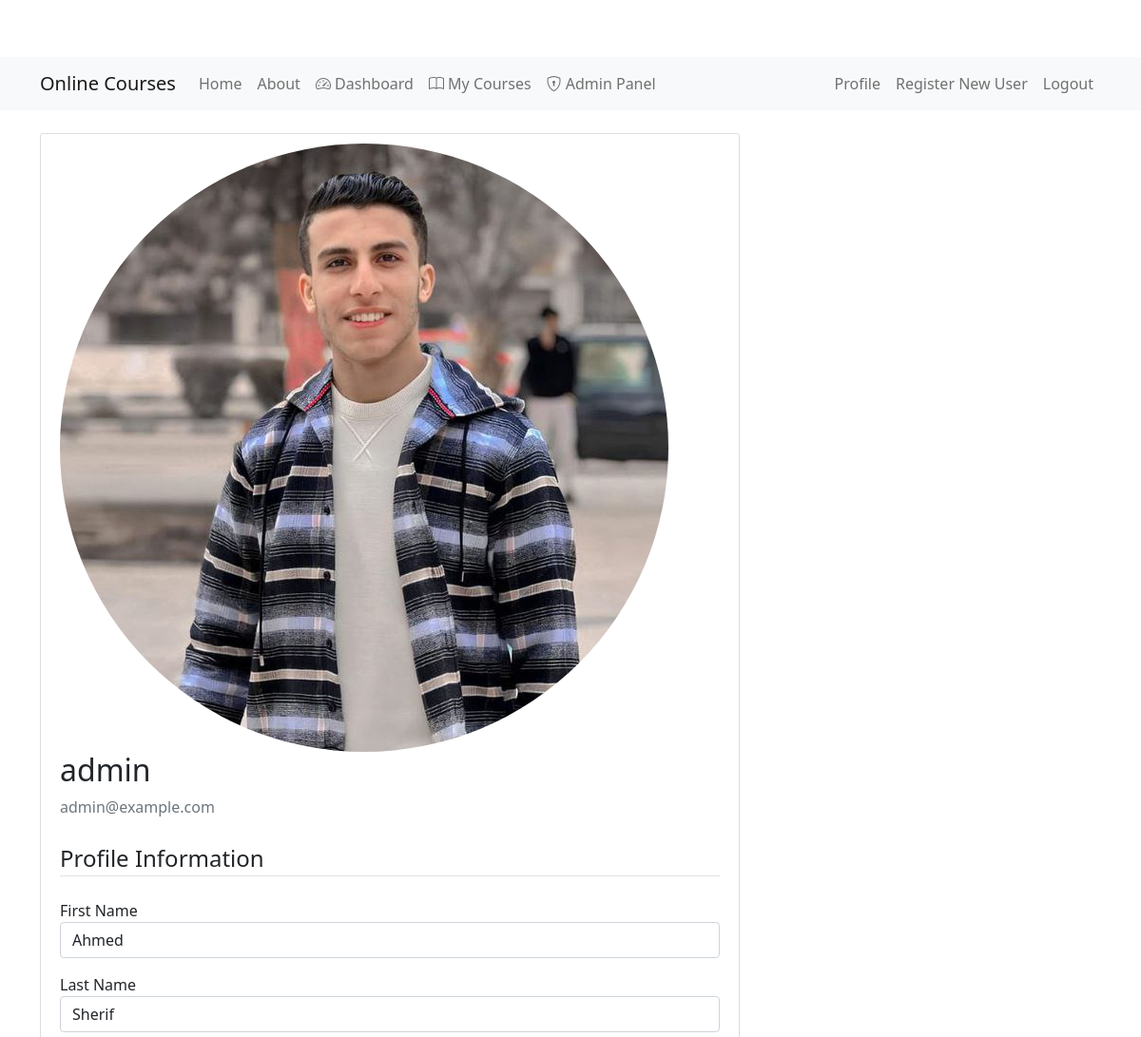
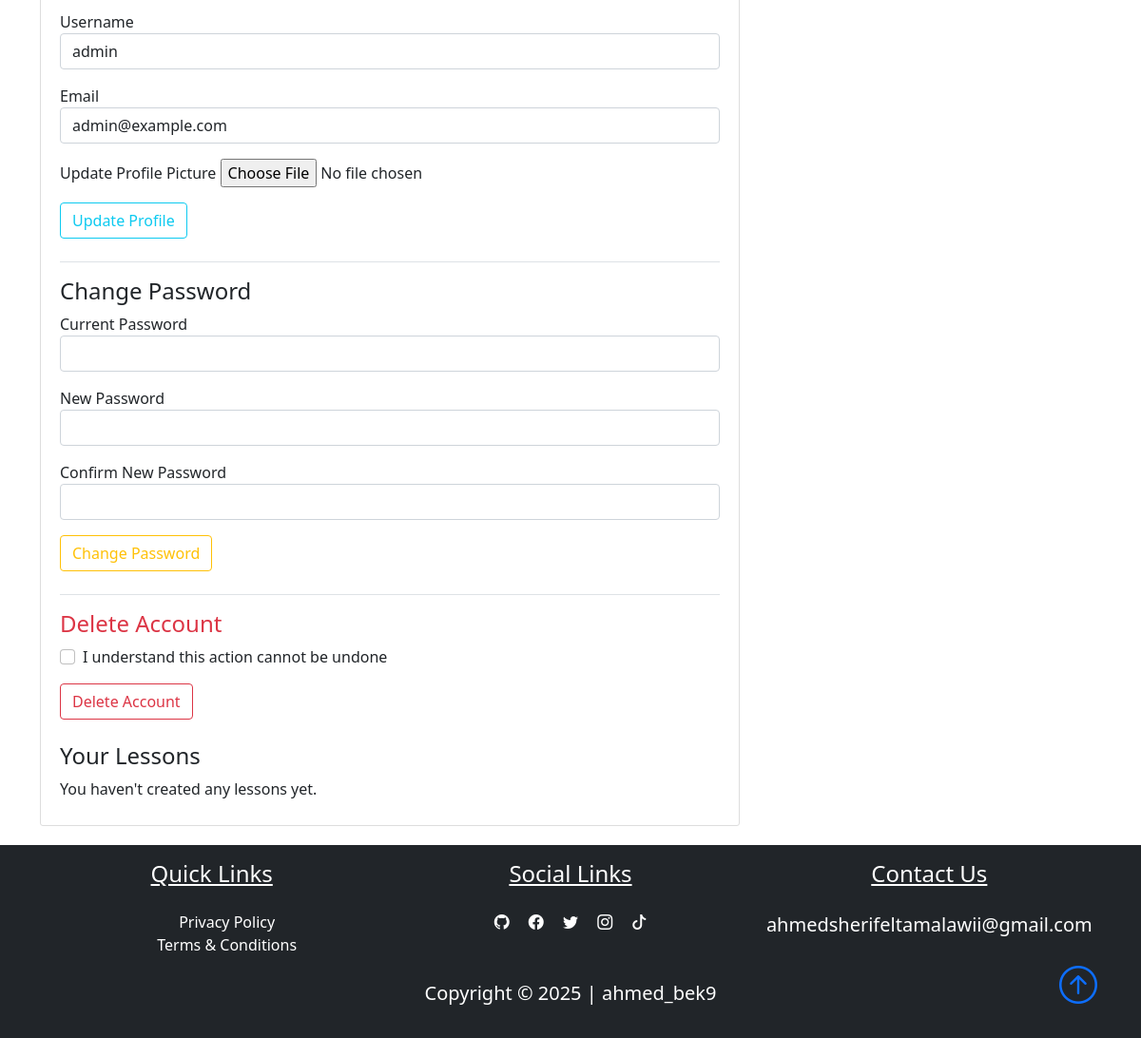
The app's page /profile (signed in) with its own data (2 pictures, top to bottom).
### pythonic/models.py (models this page shows, shortened)
class User(db.Model, UserMixin):
    id = db.Column(db.Integer, primary_key=True)
    fname = db.Column(db.String(25), nullable=False)
    lname = db.Column(db.String(25), nullable=False)
    username = db.Column(db.String(25), unique=True, nullable=False)
    email = db.Column(db.String(125), unique=True, nullable=False)
    image_file = db.Column(db.String(20), nullable=False, default="default.jpg")
    password = db.Column(db.String(60), nullable=False)
    is_admin = db.Column(db.Boolean, default=False)
    reset_token = db.Column(db.String(100), unique=True)
    lessons = db.relationship("Lesson", backref="author", lazy=True)
    enrollments = db.relationship("Enrollment", backref="student", lazy=True)

### pythonic/routes.py (the view)
@app.route("/profile", methods=['GET', 'POST'])
@login_required
def profile():
    form = UpdateProfileForm()
    password_form = ChangePasswordForm()
    delete_form = DeleteAccountForm()
    if form.validate_on_submit():
        if form.picture.data:
            picture_file = save_picture(form.picture.data)
            current_user.image_file = picture_file
        if form.username.data != current_user.username:
            existing_user = User.query.filter_by(username=form.username.data).first()
            if existing_user:
                flash('Username already exists. Please choose a different one.', 'danger')
                return redirect(url_for('profile'))
        if form.email.data != current_user.email:
            existing_email = User.query.filter_by(email=form.email.data).first()
            if existing_email:
                flash('Email already exists. Please use a different one.', 'danger')
                return redirect(url_for('profile'))
        current_user.fname = form.fname.data
        current_user.lname = form.lname.data
        current_user.username = form.username.data
        current_user.email = form.email.data
        db.session.commit()
        flash('Your profile has been updated!', 'success')
        return redirect(url_for('profile'))
    elif request.method == 'GET':
        form.fname.data = current_user.fname
        form.lname.data = current_user.lname
        form.username.data = current_user.username
        form.email.data = current_user.email
    return render_template('profile.html', title='Profile',
                         form=form, password_form=password_form,
                         delete_form=delete_form)

### pythonic/forms.py
class UpdateProfileForm(FlaskForm):
    fname = StringField("First Name", validators=[DataRequired(), Length(min=2, max=25)])
    lname = StringField("Last Name", validators=[DataRequired(), Length(min=2, max=25)])
    username = StringField("Username", validators=[DataRequired(), Length(min=2, max=25)])
    email = StringField("Email", validators=[DataRequired(), Email()])
    picture = FileField('Update Profile Picture', validators=[FileAllowed(['jpg', 'png'])])
    submit = SubmitField("Update Profile")

class ChangePasswordForm(FlaskForm):
    current_password = PasswordField('Current Password', validators=[DataRequired()])
    new_password = PasswordField('New Password', validators=[
        DataRequired(),
        Regexp("^(?=.*[a-z])(?=.*[A-Z])(?=.*\d)(?=.*[@$!%*?&_])[A-Za-z\d@$!%*?&_]{8,32}$")
    ])
    confirm_new_password = PasswordField('Confirm New Password',
        validators=[DataRequired(), EqualTo('new_password')])
    submit = SubmitField('Change Password')

### pythonic/__init__.py (called while the page is built)
@login_manager.user_loader
def load_user(user_id):
    return User.query.get(int(user_id))

### pythonic/templates/profile.html (shortened to what this page needs)
{% extends "layout.html" %}
{% block content %}
<div class="container mt-4">
    <div class="row">
        <div class="col-md-8">
            <div class="content-section">
                <div class="media">
                    <img class="rounded-circle account-img"
                        src="{{ url_for('static', filename='profile_pics/' + current_user.image_file) }}">
                    <div class="media-body">
                        <h2 class="account-heading">{{ current_user.username }}</h2>
                        <p class="text-secondary">{{ current_user.email }}</p>
                    </div>
                </div>
                <form method="POST" action="" enctype="multipart/form-data">
                    <fieldset class="form-group mt-4">
                        <legend class="border-bottom mb-4">Profile Information</legend>
                        <div class="form-group mb-3">
                            {{ form.fname.label(class="form-control-label") }}
                            {{ form.fname(class="form-control") }}
                        </div>
                        <div class="form-group mb-3">
                            {{ form.lname.label(class="form-control-label") }}
                            {{ form.lname(class="form-control") }}
                        </div>
                        <div class="form-group mb-3">
                            {{ form.username.label(class="form-control-label") }}
                            {{ form.username(class="form-control") }}
                        </div>
                        <div class="form-group mb-3">
                            {{ form.email.label(class="form-control-label") }}
                            {{ form.email(class="form-control") }}
                        </div>
                        <div class="form-group mb-3">
                            {{ form.picture.label() }}
                            {{ form.picture(class="form-control-file") }}
                        </div>
                    </fieldset>
                    <div class="form-group mb-3">
                        {{ form.submit(class="btn btn-outline-info") }}
                    </div>
                </form>
                <div class="border-top pt-3 mt-4">
                    <h4>Change Password</h4>
                    <form method="POST" action="{{ url_for('change_password') }}">
                        <div class="form-group mb-3">
                            {{ password_form.current_password.label(class="form-control-label") }}
                            {{ password_form.current_password(class="form-control") }}
                        </div>
                        <div class="form-group mb-3">
                            {{ password_form.new_password.label(class="form-control-label") }}
                            {{ password_form.new_password(class="form-control") }}
                        </div>
                        <div class="form-group mb-3">
                            {{ password_form.confirm_new_password.label(class="form-control-label") }}
                            {{ password_form.confirm_new_password(class="form-control") }}
                        </div>
                        <div class="form-group mb-3">
                            {{ password_form.submit(class="btn btn-outline-warning") }}
                        </div>
                    </form>
                </div>
                <div class="border-top pt-3 mt-4">
                    <h4 class="text-danger">Delete Account</h4>
                    <form method="POST" action="{{ url_for('delete_account') }}"
                        onsubmit="return confirm('Are you sure you want to delete your account? This action cannot be undone.');">
                        <div class="form-group mb-3">
                            <div class="form-check">
                                {{ delete_form.confirm(class="form-check-input") }}
                                {{ delete_form.confirm.label(class="form-check-label") }}
                            </div>
                        </div>
                        <div class="form-group mb-3">
                            {{ delete_form.submit(class="btn btn-outline-danger") }}
                        </div>
                    </form>
                </div>
                <div class="mt-4">
                    <h4>Your Lessons</h4>
                    {% if current_user.lessons %}
                    <ul class="list-group">
                        {% for lesson in current_user.lessons %}
                        <li class="list-group-item">
                            <a href="{{ url_for('lessons.view_lesson', lesson_id=lesson.id) }}">{{ lesson.title }}</a>
                            <small class="text-muted">({{ lesson.date_posted.strftime('%Y-%m-%d') }})</small>
                        </li>
                        {% endfor %}
                    </ul>
                    {% else %}
                    <p>You haven't created any lessons yet.</p>
                    {% endif %}
                </div>
            </div>
        </div>
    </div>
</div>
{% endblock content %}

### pythonic/static/main.css (style rules this page uses)
body::before { display: block; content: ''; height: 60px; }
.content-section { background: #ffffff; padding: 10px 20px; border: 1px solid #dddddd; border-radius: 3px; margin-bottom: 20px; }

### records on screen
User: image_file (picture), username "admin", email "admin@example.com", fname "Ahmed", lname "Sherif"

### other values on screen
{{ password_form.current_password.label(class="form-control-label") }} "Current Password"
{{ password_form.new_password.label(class="form-control-label") }} "New Password"
{{ password_form.confirm_new_password.label(class="form-control-label") }} "Confirm New Password"
{{ delete_form.confirm.label(class="form-check-label") }} "I understand this action cannot be undone"
